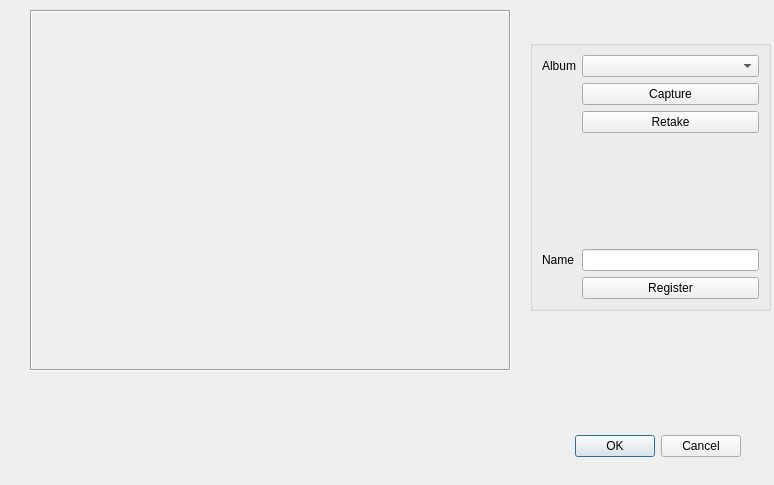
<?xml version="1.0" encoding="UTF-8"?>
<ui version="4.0">
 <class>FaceRegistrationUI</class>
 <widget class="QDialog" name="FaceRegistrationUI">
  <property name="geometry">
   <rect>
    <x>0</x>
    <y>0</y>
    <width>774</width>
    <height>485</height>
   </rect>
  </property>
  <property name="windowTitle">
   <string>Face Registration</string>
  </property>
  <property name="windowIcon">
   <iconset theme="face-cool">
    <normaloff>.</normaloff>.</iconset>
  </property>
  <widget class="QGroupBox" name="groupBox">
   <property name="geometry">
    <rect>
     <x>530</x>
     <y>40</y>
     <width>241</width>
     <height>271</height>
    </rect>
   </property>
   <property name="title">
    <string/>
   </property>
   <layout class="QFormLayout" name="formLayout">
    <property name="labelAlignment">
     <set>Qt::AlignLeading|Qt::AlignLeft|Qt::AlignVCenter</set>
    </property>
    <item row="0" column="0">
     <widget class="QLabel" name="label">
      <property name="text">
       <string>Album</string>
      </property>
      <property name="buddy">
       <cstring>registryNameSelect</cstring>
      </property>
     </widget>
    </item>
    <item row="0" column="1">
     <widget class="QComboBox" name="registryNameSelect"/>
    </item>
    <item row="1" column="1">
     <widget class="QPushButton" name="captureButton">
      <property name="text">
       <string>Capture</string>
      </property>
     </widget>
    </item>
    <item row="2" column="1">
     <widget class="QPushButton" name="retakeButton">
      <property name="text">
       <string>Retake</string>
      </property>
     </widget>
    </item>
    <item row="4" column="0">
     <widget class="QLabel" name="label_2">
      <property name="text">
       <string>Name</string>
      </property>
     </widget>
    </item>
    <item row="4" column="1">
     <widget class="QLineEdit" name="nameInput"/>
    </item>
    <item row="5" column="1">
     <widget class="QPushButton" name="registerButton">
      <property name="text">
       <string>Register</string>
      </property>
     </widget>
    </item>
    <item row="3" column="1">
     <spacer name="verticalSpacer">
      <property name="orientation">
       <enum>Qt::Vertical</enum>
      </property>
      <property name="sizeHint" stdset="0">
       <size>
        <width>20</width>
        <height>40</height>
       </size>
      </property>
     </spacer>
    </item>
   </layout>
  </widget>
  <widget class="QDialogButtonBox" name="buttonBox">
   <property name="geometry">
    <rect>
     <x>400</x>
     <y>430</y>
     <width>341</width>
     <height>32</height>
    </rect>
   </property>
   <property name="orientation">
    <enum>Qt::Horizontal</enum>
   </property>
   <property name="standardButtons">
    <set>QDialogButtonBox::Cancel|QDialogButtonBox::Ok</set>
   </property>
  </widget>
  <widget class="QStackedWidget" name="stackedWidget">
   <property name="geometry">
    <rect>
     <x>30</x>
     <y>10</y>
     <width>481</width>
     <height>361</height>
    </rect>
   </property>
   <property name="frameShape">
    <enum>QFrame::Box</enum>
   </property>
   <property name="frameShadow">
    <enum>QFrame::Sunken</enum>
   </property>
   <widget class="QWidget" name="viewFinderPage">
    <widget class="QCameraViewfinder" name="viewFinder" native="true">
     <property name="geometry">
      <rect>
       <x>0</x>
       <y>0</y>
       <width>481</width>
       <height>361</height>
      </rect>
     </property>
    </widget>
   </widget>
   <widget class="QWidget" name="previewPage">
    <widget class="QLabel" name="picturePreview">
     <property name="geometry">
      <rect>
       <x>0</x>
       <y>0</y>
       <width>481</width>
       <height>361</height>
      </rect>
     </property>
     <property name="frameShape">
      <enum>QFrame::Box</enum>
     </property>
     <property name="text">
      <string>TextLabel</string>
     </property>
    </widget>
   </widget>
  </widget>
 </widget>
 <customwidgets>
  <customwidget>
   <class>QCameraViewfinder</class>
   <extends>QWidget</extends>
   <header>PyQt5.QtMultimediaWidgets</header>
   <container>1</container>
  </customwidget>
 </customwidgets>
 <resources/>
 <connections>
  <connection>
   <sender>buttonBox</sender>
   <signal>accepted()</signal>
   <receiver>FaceRegistrationUI</receiver>
   <slot>accept()</slot>
   <hints>
    <hint type="sourcelabel">
     <x>248</x>
     <y>254</y>
    </hint>
    <hint type="destinationlabel">
     <x>157</x>
     <y>274</y>
    </hint>
   </hints>
  </connection>
  <connection>
   <sender>buttonBox</sender>
   <signal>rejected()</signal>
   <receiver>FaceRegistrationUI</receiver>
   <slot>reject()</slot>
   <hints>
    <hint type="sourcelabel">
     <x>316</x>
     <y>260</y>
    </hint>
    <hint type="destinationlabel">
     <x>286</x>
     <y>274</y>
    </hint>
   </hints>
  </connection>
  <connection>
   <sender>nameInput</sender>
   <signal>textChanged(QString)</signal>
   <receiver>FaceRegistrationUI</receiver>
   <slot>handle_face_name(QString)</slot>
   <hints>
    <hint type="sourcelabel">
     <x>645</x>
     <y>224</y>
    </hint>
    <hint type="destinationlabel">
     <x>492</x>
     <y>30</y>
    </hint>
   </hints>
  </connection>
  <connection>
   <sender>registerButton</sender>
   <signal>clicked()</signal>
   <receiver>FaceRegistrationUI</receiver>
   <slot>register_face()</slot>
   <hints>
    <hint type="sourcelabel">
     <x>677</x>
     <y>262</y>
    </hint>
    <hint type="destinationlabel">
     <x>516</x>
     <y>53</y>
    </hint>
   </hints>
  </connection>
  <connection>
   <sender>retakeButton</sender>
   <signal>clicked()</signal>
   <receiver>FaceRegistrationUI</receiver>
   <slot>retake_picture()</slot>
   <hints>
    <hint type="sourcelabel">
     <x>625</x>
     <y>143</y>
    </hint>
    <hint type="destinationlabel">
     <x>694</x>
     <y>27</y>
    </hint>
   </hints>
  </connection>
  <connection>
   <sender>captureButton</sender>
   <signal>clicked()</signal>
   <receiver>FaceRegistrationUI</receiver>
   <slot>capture_picture()</slot>
   <hints>
    <hint type="sourcelabel">
     <x>688</x>
     <y>110</y>
    </hint>
    <hint type="destinationlabel">
     <x>590</x>
     <y>15</y>
    </hint>
   </hints>
  </connection>
  <connection>
   <sender>registryNameSelect</sender>
   <signal>currentIndexChanged(QString)</signal>
   <receiver>FaceRegistrationUI</receiver>
   <slot>set_current_face_registry(QString)</slot>
   <hints>
    <hint type="sourcelabel">
     <x>610</x>
     <y>78</y>
    </hint>
    <hint type="destinationlabel">
     <x>500</x>
     <y>121</y>
    </hint>
   </hints>
  </connection>
 </connections>
 <slots>
  <slot>handle_face_name(QString)</slot>
  <slot>register_face()</slot>
  <slot>capture_picture()</slot>
  <slot>retake_picture()</slot>
  <slot>set_current_face_registry(QString)</slot>
 </slots>
</ui>
